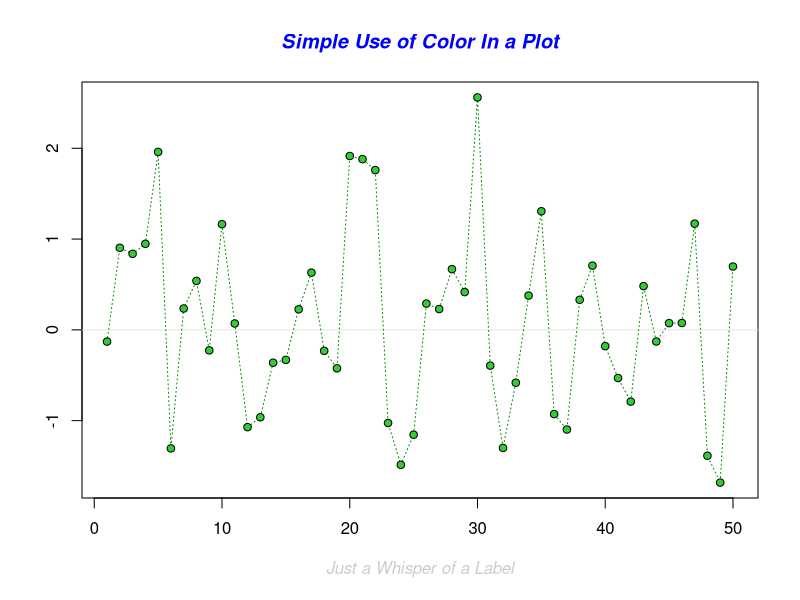
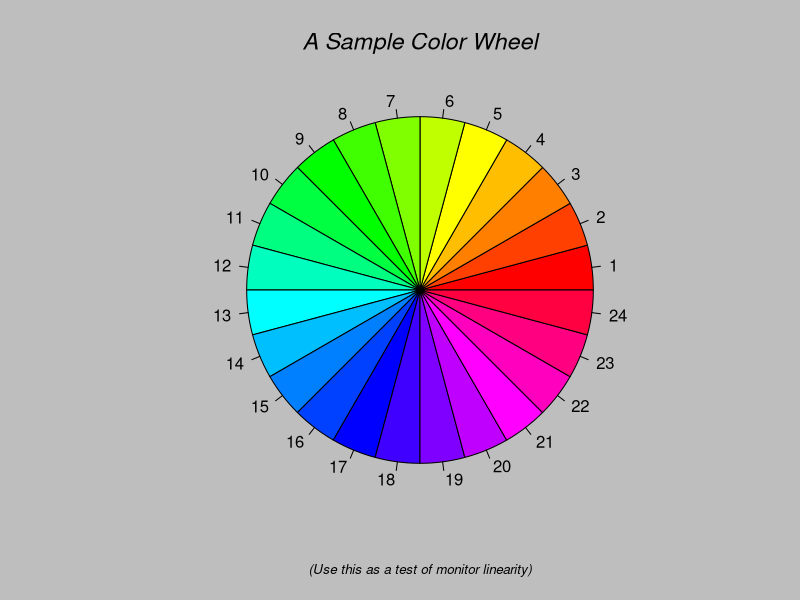
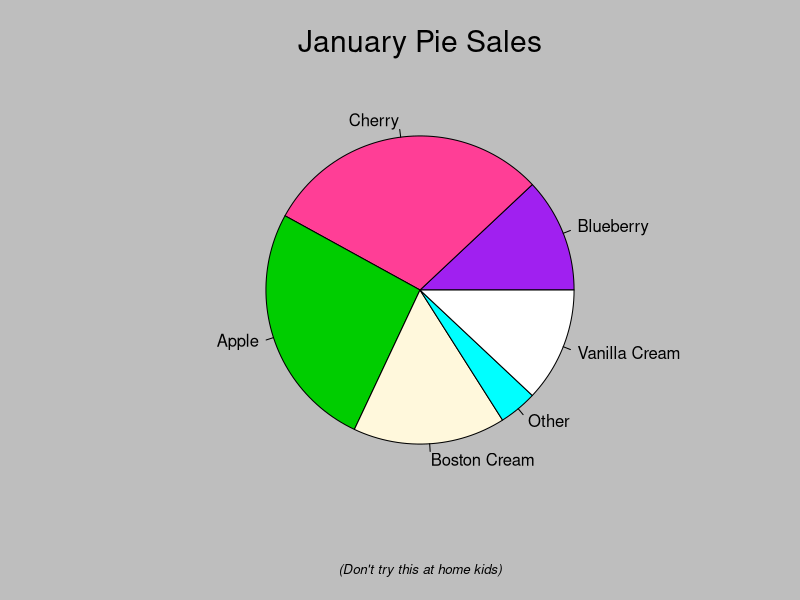
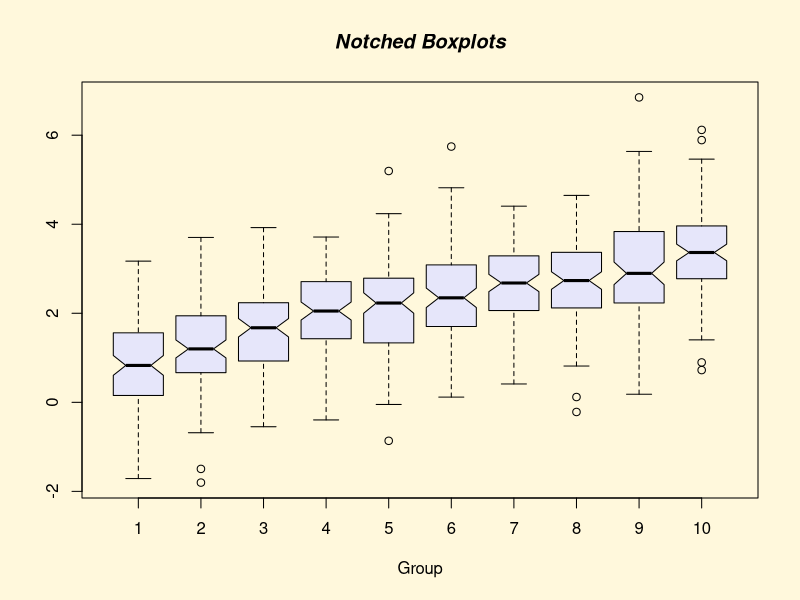
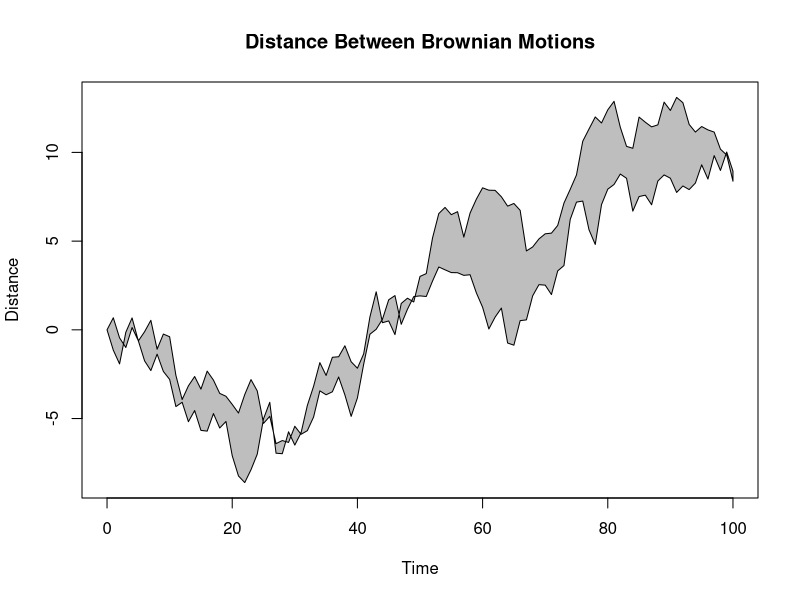
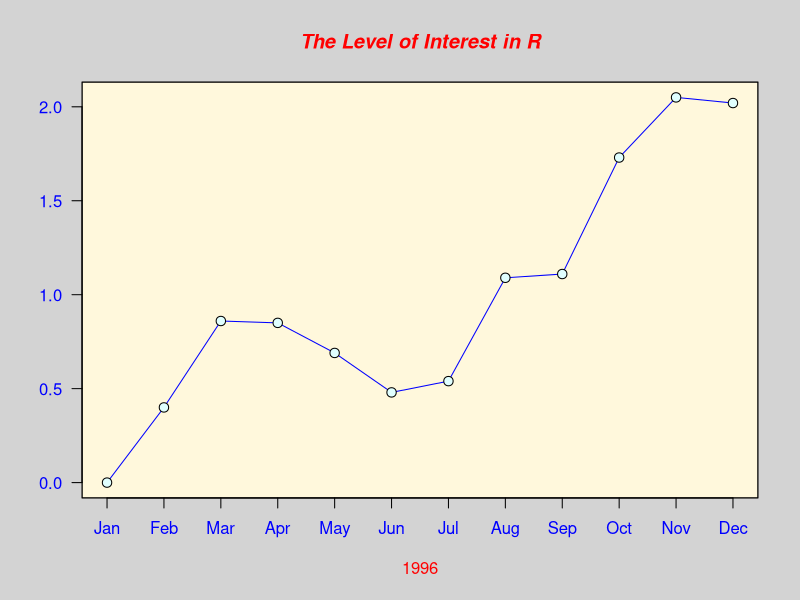
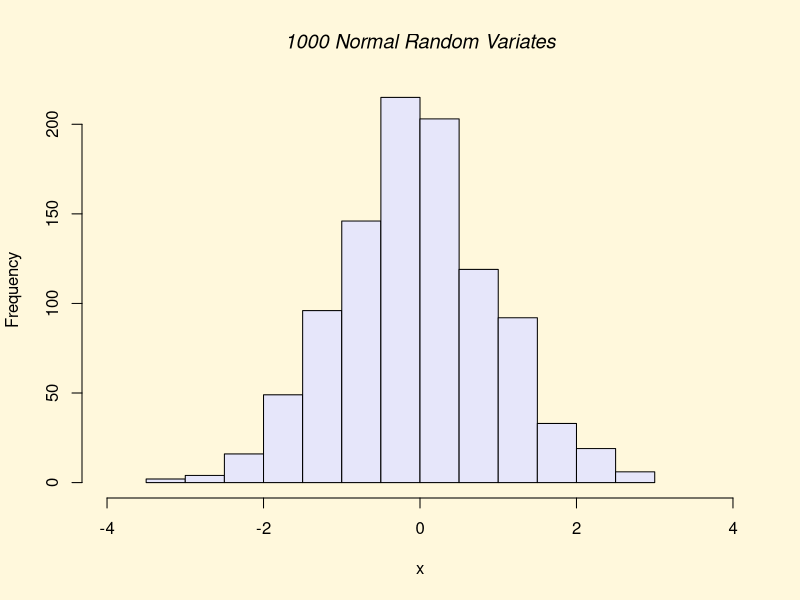
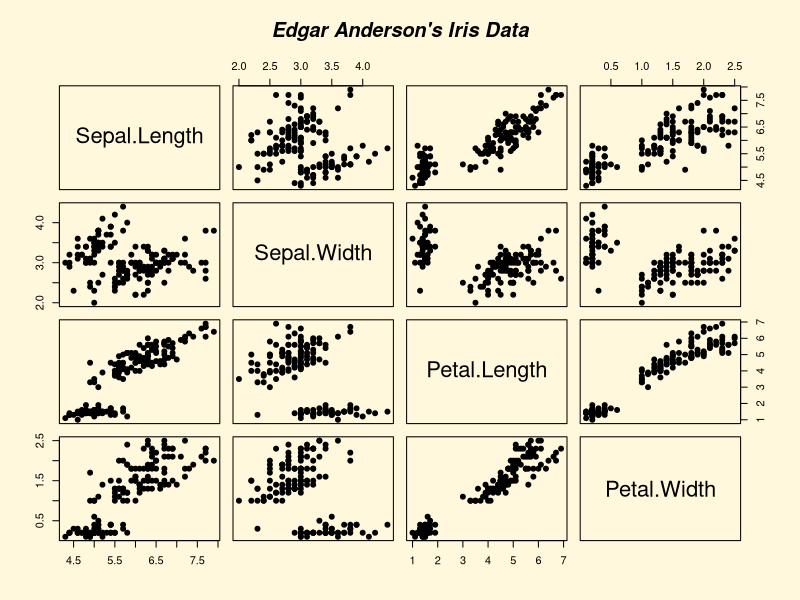

R code for these plots, in order: (Note: this script raises an error after producing the figures.)
#' ---
#' title: "Introduction to R"
#' subtitle: "CITS4009 Computational Data Analysis"
#' author: "A/Prof Wei Liu"
#' institute: |
#'     | Department of Computer Science and Software Engineering
#'     | The University of Western Australia
#' graphics: yes
#' date: "Semester 2, 2023"
#' 
#' 
#' output:
#'   beamer_presentation:
#'     theme: "AnnArbor"
#'     colortheme: "dolphin"
#'     fonttheme: "structurebold"
#'     includes:
#'         in_header: "../common.tex"
#' ---
#' 
## ----setup, echo=F-----------------------------------------------------
def.chunk.hook  <- knitr::knit_hooks$get("chunk")
knitr::knit_hooks$set(chunk = function(x, options) {
  x <- def.chunk.hook(x, options)
  ifelse(options$size != "normalsize", paste0("\n \\", options$size,"\n\n", x, "\n\n \\normalsize"), x)
})

#' 
#' ## History of R
#' - R was originally written by Ross Ihaka and
#' Robert Gentleman, at the University of
#' Auckland. The project was conceived in 1992, with an initial version released in 1995 and a stable beta version in 2000.
#' - It is an implementation of the S language,
#' which was principally developed by John
#' Chambers.
#' - In 1998, the Association for Computing
#' Machinery gave John Chambers its
#' Software Award. He said:
#' 
#' &nbsp;
#' 
#' >"S has forever altered the way people analyze,
#' visualize, and manipulate data ... It is an
#' elegant, widely accepted, and enduring
#' software system, with conceptual integrity."
#' 
#' \begin{figure}
#' https://www.r-project.org/
#' \includegraphics[width=0.2\linewidth]{Rlogo.png}
#' \end{figure}
#' 
#' ## RStudio the interactive environment
#' \begin{figure}
#' \includegraphics[width=0.8\linewidth]{rstudio-console.png}
#' \end{figure}
#' ## R working environment
#' 
#' File path is relative to working directory
#' 
## ---- echo=TRUE--------------------------------------------------------
getwd()

#' 
## ---- echo=TRUE, eval=FALSE, eval=F------------------------------------
## setwd("c:/R/CITS4009")

#' 
#' Install a package using  `install.packages()`, e.g., to install the
#' `tidyverse` package:
#' 
## ---- echo = T, eval = F, size="small"---------------------------------
## install.packages("tidyverse")

#' 
#' Load a package library with `library()`.
#' 
#' ## Help if know the function name
#' 
#' Details about a specific function:
#' 
## ---- echo = TRUE, eval=F----------------------------------------------
## help(data.frame)
## 
## ## starting httpd help server ... done
## ? data.frame

#' ## Help if know the function name
#' 
#' See examples of a specific function:
#' 
## ---- echo = TRUE------------------------------------------------------
example(mean)

#' ## Help if know the function name
#' 
#' See demos of a package:
#' 
## ---- echo = TRUE, size="small"----------------------------------------
demo(graphics)

#' 
#' ## Search for a function by keywords:
#' 
#' HTML search engine lets you search for topics with regular expressions.  E.g., `help.search("csv$")` displays the links to the help pages of functions ended with `csv`.
#' 
#' Find commands containing a regular expression or object name:
#' 
## ---- echo = TRUE, size="small"----------------------------------------
apropos("var")

#' 
#' ## R as a calculator
#' 
## ---- echo = TRUE, size="small", collapse=T----------------------------
log2(32)

print(sqrt(2))

pi

seq(0, 5, length=6)

1+1:10


#' 
#' 
#' ## R as a graphic tool
#' 
## ---- echo=TRUE, out.width='80%'---------------------------------------
plot(sin(seq(0, 2*pi, length=100)))

#' 
#' ## Variables
#' 
#' Results of calculations can be stored in objects using the assignment operators:
#' 
#' - An arrow (`<-`) formed by a smaller than character and a hyphen without a space!
#' - The equal character (`=`).
#'     
## ---- echo=TRUE--------------------------------------------------------
a <- 1 + 2

#' These objects can then be used in other calculations. To print the object just enter the name of the object. 
#' 
## ---- echo=TRUE--------------------------------------------------------
a

#' 
#' ## Variable Name Restrictions
#' 
#' There are some restrictions when giving an object a name:
#' 
#' - Object names cannot contain 'strange' symbols like `!`, `+`, `-`, `#`.
#' - A dot (`.`) and an underscore (`_`) are allowed, also a name starting with a dot.
#' - Object names can contain a number but cannot start with a number.
#' - R is case sensitive, `X` and `x` are two different objects, as well as `temp` and `temP`.
#' 
#' ## Variable Types
#' Numeric
## ---- echo=TRUE, size="small", collapse=T------------------------------
a <- 49  # Numeric
sqrt(a)

b <- "The dog ate my homework" # Character String
sub("dog","cat",b)

c <- (1+1==3) # Logical
c

#' 
#' ## Vectors
#' 
#' In R a vector is an *ordered* collection of **data of the same type**
## ---- echo=TRUE, size="small"------------------------------------------
a <- c(1,2,3)
a*2

#' A single number (i.e. a scalar) is the special case of a vector with 1 element.
#' 
#' Other vector types: character strings, logical
#' 
#' ## Matrices
#' **matrix**: rectangular table of data of the same type
#' 
## ----echo=TRUE, size="small"-------------------------------------------
l
mdat
mdat[,1:2]

#' 
#' ## Arrays 
#' **Array**: higher-dimension matrix, turn a vector into multi-way dimensional matrix
## ----echo=TRUE---------------------------------------------------------
array(1:3, c(2,4)) # recycle 1:3 "2 2/3 times"

#' ## Arrays (example)
#' **Array**: higher-dimension matrix, turn a vector into multi-way dimensional matrix
## ----echo=TRUE---------------------------------------------------------
array(1:3, c(2,2,2))

#' 
#' ## Lists
#' **List**: *ordered* collection of **data of arbitrary types**. 
#' 
## ----echo=TRUE---------------------------------------------------------
doe <- list(name="john",age=28,married=F)
doe$name

#' 
#' Typically, vector elements are accessed by their index (an integer) and list elements by `$name` (a character string). But both types support both access methods. Slots are accessed by `@name`.
#' 
#' ## Data Frames
#' **Data frame**: rectangular table with rows and columns; 
#' - data within each column has the same type (e.g. number, text, logical), but 
#' - different columns may have different types.
#' Represents the typical data table that researchers come up with - like a spreadsheet.
#' 
## ----------------------------------------------------------------------
L3 <- LETTERS[1:3]
fac <- sample(L3, 5, replace = TRUE)
data.frame(x = 1, y = 1:5, fac = fac)

#' 
#' 
#' ## Take home messages
#' 
#' * The data science life cycle
#' 
#' * Basic R syntax
#' 
#' 
#' ## References
#' 
#' - **R for Data Science (2e)**, *Hadley Wickham, Garrett Grolemund*, O'Reilly, 2nd Ed. (available online: https://r4ds.hadley.nz/) (Chapters 1)
#' - **Practical Data Science with R**, *Nina Zumel, John Mount*, Manning, 2nd Ed., 2020 (available in Barry J. Marshall Library, UWA: 006.312 2020 PRA) (Part 1, Chapter 1)
#' - **Introduction to the R language:** https://users.soe.ucsc.edu/~lshiue/bioc/Rintro.ppt
#' - **An Introduction to R:** http://csg.sph.umich.edu/abecasis/class/815.04.pdf
#' - (optional) **Wikipedia:** https://en.wikipedia.org/wiki/R_(programming_language)
#' 
